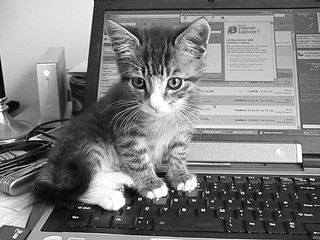
#> input picture 선형수학 실습/code/grayscale.jpg, 320 x 240 px, given in place of grayscale.png, which was not available
$ jupyter execute --allow-errors 5-1.ipynb   (text cells are left out)
#> lines starting #> are read from the running program, lines starting #| are printed output that depends on the picture; after the words box and inside, x2 and y2 are one past the last pixel; in counts of white or black regions, pixels touching at a corner belong together; pictures that were not available may be replaced by others from this repository, and a replacement may not be noted
[cell 1]
import cv2 as cv
import sys


img_color = cv.imread("grayscale.png", cv.IMREAD_COLOR)
#> img_color is the input picture: shape (240, 320, 3); min 0, max 255, mean 125
if img_color is None:
	print("이미지 파일을 읽을 수 없습니다.")
	sys.exit(1)


img_gray = cv.cvtColor(img_color, cv.COLOR_BGR2GRAY)


retval,img_binary = cv.threshold(img_gray, 127, 255, cv.THRESH_BINARY)
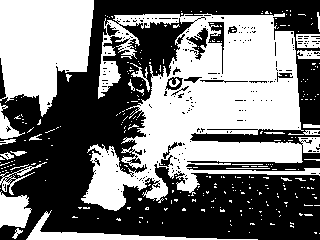
#> img_binary: shape (240, 320); 47.8% white; 301 white regions (274 under 20 px), largest, box (x1, y1, x2, y2) and area: (81, 13, 320, 211) 23935, (0, 0, 94, 117) 7989, (26, 210, 258, 240) 1177


cv.imshow('Grayscale', img_gray)
cv.imshow('Binary', img_binary)
cv.waitKey(0)

[cell 2]
img_gray

[cell 3]
img_binary

[cell 4]
import cv2 as cv
import sys


img_color = cv.imread("grayscale.png", cv.IMREAD_COLOR)
if img_color is None:
	print("이미지 파일을 읽을 수 없습니다.")
	sys.exit(1)


img_gray = cv.cvtColor(img_color, cv.COLOR_BGR2GRAY)


retval,img_binary = cv.threshold(img_gray, 100, 100, cv.THRESH_BINARY)
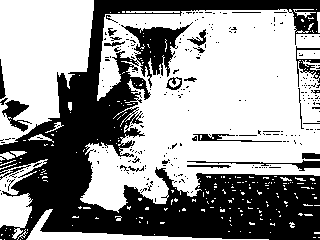
#> img_binary: shape (240, 320); values 0 (black) and 100 (white), 58.9% white; 269 black regions (245 under 20 px), largest, box (x1, y1, x2, y2) and area: (0, 0, 320, 240) 28591, (2, 100, 32, 132) 413, (187, 160, 320, 171) 327


cv.imshow('Grayscale', img_gray)
cv.imshow('Binary', img_binary)
cv.waitKey(0)

[cell 5]
import cv2 as cv
import sys


def on_trackbar(x):
    pass


img_color = cv.imread("red ball.png", cv.IMREAD_COLOR)
#> (the rest of this cell did not finish here and is left out)

[cell 6]
import cv2 as cv
import sys


img_color = cv.imread("QupKb.png", cv.IMREAD_COLOR)
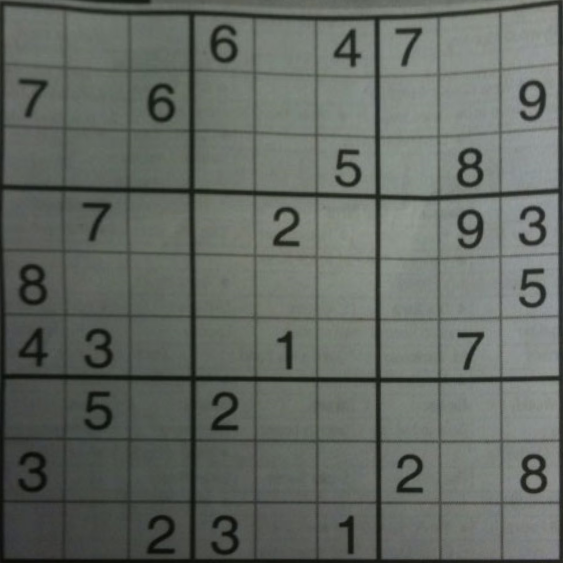
#> input picture 선형수학 실습/code/Ch5/5.1/QupKb.png, 563 x 563 px
#> img_color is the input picture: shape (563, 563, 3); mean B, G, R 98.3, 104.3, 99.1
if img_color is None:
	print("이미지 파일을 읽을 수 없습니다.")
	sys.exit(1)


img_gray = cv.cvtColor(img_color, cv.COLOR_BGR2GRAY)
#> img_gray: shape (563, 563)


img_binary = cv.adaptiveThreshold(img_gray,
        255, cv.ADAPTIVE_THRESH_MEAN_C, cv.THRESH_BINARY, 105, 4);
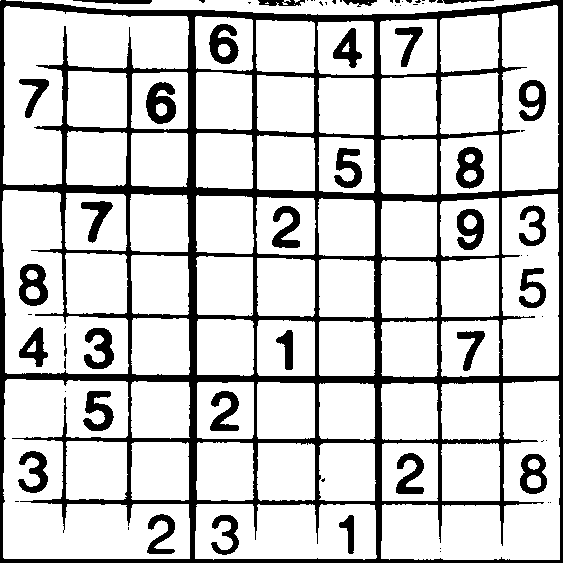
#> img_binary: shape (563, 563); 79.9% white; 70 black regions (38 under 20 px), largest, box (x1, y1, x2, y2) and area: (0, 0, 563, 563) 47374, (146, 82, 176, 124) 821, (456, 147, 484, 189) 751

cv.imshow('Grayscale', img_gray)
cv.imshow('Binary', img_binary)
cv.waitKey(0)
